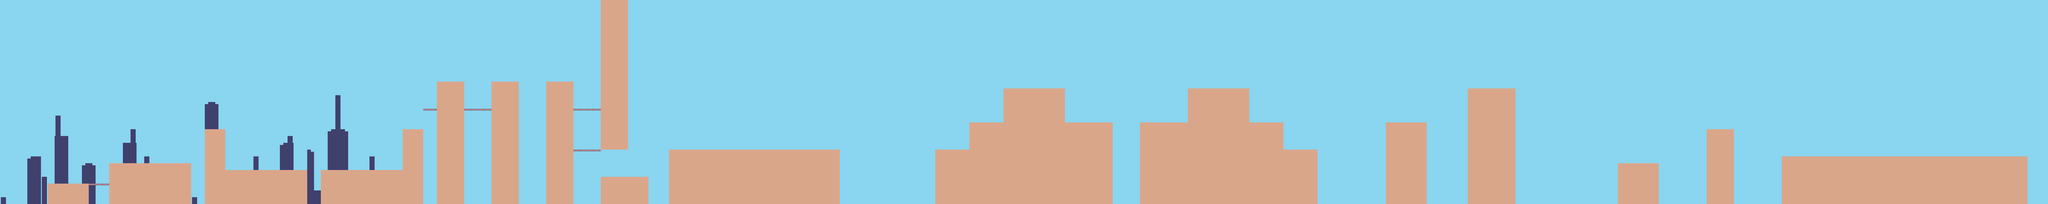

A 2D game scene composited from a Tiled map and its tileset images. What follows is a short description and the map's XML, with each tile layer's data collapsed to a summary:
An orthogonal 300x30 tile map with 32x32 px tiles, 4 tile layers (SKY, BACK, MIDDLE, FRONT), 3 tilesets and 34 objects (2x mook, gunmin, speedy).

<map version="1.0" orientation="orthogonal" renderorder="right-down" width="300" height="30" tilewidth="32" tileheight="32" nextobjectid="73">
 <tileset firstgid="1" name="town" tilewidth="32" tileheight="32" spacing="1" tilecount="32" columns="8">
  <image source="../sprites/tilesets/town.PNG" width="276" height="149" />
 </tileset>
 <tileset firstgid="33" name="background" tilewidth="32" tileheight="32" spacing="1" tilecount="4" columns="2">
  <image source="../sprites/tilesets/background.png" width="65" height="65" />
 </tileset>
 <tileset firstgid="37" name="entites" tilewidth="16" tileheight="16" spacing="1" tilecount="4" columns="2">
  <image source="../sprites/tilesets/entities.png" width="33" height="33" />
 </tileset>
 <layer name="SKY" width="300" height="30">
  <data>[9000 cells, 9000 non-empty, 1 distinct tile ids]</data>
 </layer>
 <layer name="BACK" width="300" height="30">
  <data>[9000 cells, 1740 non-empty, 5 distinct tile ids]</data>
 </layer>
 <layer name="MIDDLE" width="300" height="30">
  <data>[9000 cells, 2022 non-empty, 4 distinct tile ids]</data>
 </layer>
 <layer name="FRONT" width="300" height="30">
  <data>[9000 cells, 0 non-empty, 0 distinct tile ids]</data>
 </layer>
 <objectgroup name="COLLISION">
  <object id="16" x="224" y="864" width="192" height="224" />
  <object id="23" x="512" y="768" width="384" height="320" />
  <object id="25" x="960" y="608" width="96" height="480" />
  <object id="29" x="1056" y="800" width="384" height="288" />
  <object id="30" x="1504" y="800" width="384" height="288" />
  <object id="31" x="1888" y="608" width="96" height="480" />
  <object id="32" x="2048" y="384" width="128" height="704" />
  <object id="34" x="2304" y="384" width="128" height="704" />
  <object id="36" x="2560" y="384" width="128" height="704" />
  <object id="38" x="2816" y="-128" width="128" height="832" />
  <object id="39" x="2816" y="832" width="224" height="256" />
  <object id="40" x="3136" y="704" width="800" height="384" />
  <object id="41" x="1984" y="512" width="64" />
  <object id="42" x="2176" y="512" width="128" />
  <object id="43" x="2688" y="512" width="128" />
  <object id="44" x="2688" y="704" width="128" />
  <object id="45" x="4384" y="704" width="160" height="416" />
  <object id="46" x="4544" y="576" width="160" height="544" />
  <object id="53" x="4704" y="416" width="288" height="704" />
  <object id="56" x="4992" y="576" width="224" height="544" />
  <object id="57" x="5344" y="576" width="224" height="544" />
  <object id="58" x="5568" y="416" width="288" height="704" />
  <object id="59" x="5856" y="576" width="160" height="544" />
  <object id="60" x="6016" y="704" width="160" height="416" />
  <object id="61" x="416" y="864" width="96" />
  <object id="62" x="6496" y="576" width="192" height="544" />
  <object id="63" x="6880" y="416" width="224" height="704" />
  <object id="64" x="7584" y="768" width="192" height="352" />
  <object id="65" x="8000" y="608" width="128" height="512" />
  <object id="66" x="8352" y="736" width="1152" height="384" />
 </objectgroup>
 <objectgroup name="ENTITIES">
  <object id="68" name="mook" gid="37" x="1216" y="800" width="16" height="16" />
  <object id="70" name="gunmin" gid="38" x="1728" y="800" width="16" height="16" />
  <object id="71" name="speedy" gid="39" x="1600" y="800" width="16" height="16" />
  <object id="72" name="mook" gid="37" x="704" y="768" width="16" height="16" />
 </objectgroup>
</map>
